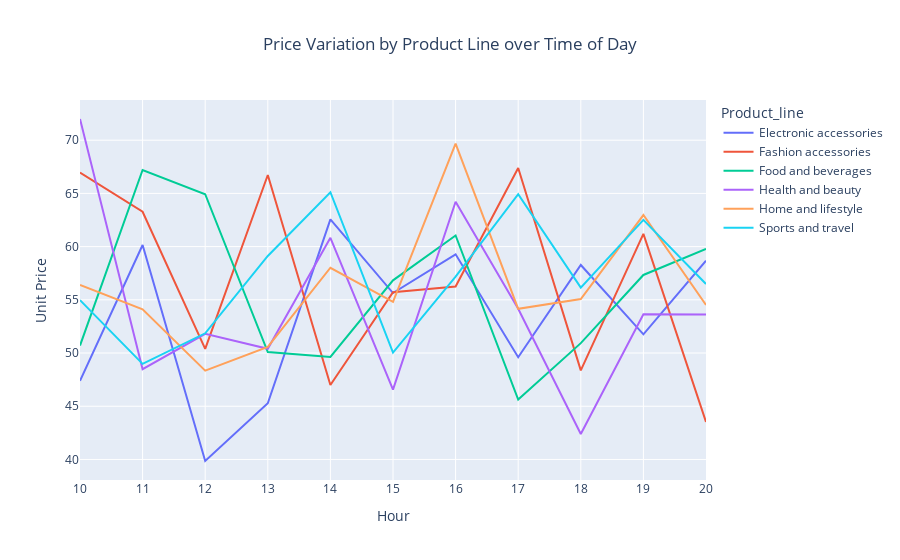

Notebook code for this chart:
### Code cell
## Visualise product line prices over time of day

times_prod = sales.groupby(["Hour", "Product_line"], as_index=False)["Unit_price"].mean()

fig2B = px.line(times_prod, x="Hour", y="Unit_price", color="Product_line", labels={
    "Unit_price" : "Unit Price"}, title="Price Variation by Product Line over Time of Day")
fig2B.update_layout(title_x=0.5)
fig2B.show()

### Figure 1 — Plotly figure (JSON) as saved in the notebook; plotly's stock layout.template omitted (floating-point values rounded to 4 significant figures)
{"data": [{"hovertemplate": "Product_line=Electronic accessories<br>Hour=%{x}<br>Unit Price=%{y}<extra></extra>", "legendgroup": "Electronic accessories", "line": {"color": "#636efa", "dash": "solid"}, "marker": {"symbol": "circle"}, "mode": "lines", "name": "Electronic accessories", "orientation": "v", "showlegend": true, "type": "scatter", "x": ["10", "11", "12", "13", "14", "15", "16", "17", "18", "19", "20"], "xaxis": "x", "y": [47.39, 60.15, 39.86, 45.28, 62.55, 55.64, 59.28, 49.6, 58.27, 51.76, 58.67], "yaxis": "y"}, {"hovertemplate": "Product_line=Fashion accessories<br>Hour=%{x}<br>Unit Price=%{y}<extra></extra>", "legendgroup": "Fashion accessories", "line": {"color": "#EF553B", "dash": "solid"}, "marker": {"symbol": "circle"}, "mode": "lines", "name": "Fashion accessories", "orientation": "v", "showlegend": true, "type": "scatter", "x": ["10", "11", "12", "13", "14", "15", "16", "17", "18", "19", "20"], "xaxis": "x", "y": [66.96, 63.28, 50.39, 66.73, 47.0, 55.71, 56.24, 67.39, 48.37, 61.19, 43.52], "yaxis": "y"}, {"hovertemplate": "Product_line=Food and beverages<br>Hour=%{x}<br>Unit Price=%{y}<extra></extra>", "legendgroup": "Food and beverages", "line": {"color": "#00cc96", "dash": "solid"}, "marker": {"symbol": "circle"}, "mode": "lines", "name": "Food and beverages", "orientation": "v", "showlegend": true, "type": "scatter", "x": ["10", "11", "12", "13", "14", "15", "16", "17", "18", "19", "20"], "xaxis": "x", "y": [50.7, 67.2, 64.92, 50.09, 49.63, 56.83, 61.05, 45.62, 50.93, 57.34, 59.79], "yaxis": "y"}, {"hovertemplate": "Product_line=Health and beauty<br>Hour=%{x}<br>Unit Price=%{y}<extra></extra>", "legendgroup": "Health and beauty", "line": {"color": "#ab63fa", "dash": "solid"}, "marker": {"symbol": "circle"}, "mode": "lines", "name": "Health and beauty", "orientation": "v", "showlegend": true, "type": "scatter", "x": ["10", "11", "12", "13", "14", "15", "16", "17", "18", "19", "20"], "xaxis": "x", "y": [71.99, 48.48, 51.8, 50.39, 60.83, 46.56, 64.21, 54.16, 42.39, 53.64, 53.62], "yaxis": "y"}, {"hovertemplate": "Product_line=Home and lifestyle<br>Hour=%{x}<br>Unit Price=%{y}<extra></extra>", "legendgroup": "Home and lifestyle", "line": {"color": "#FFA15A", "dash": "solid"}, "marker": {"symbol": "circle"}, "mode": "lines", "name": "Home and lifestyle", "orientation": "v", "showlegend": true, "type": "scatter", "x": ["10", "11", "12", "13", "14", "15", "16", "17", "18", "19", "20"], "xaxis": "x", "y": [56.39, 54.11, 48.34, 50.58, 58.01, 54.81, 69.67, 54.15, 55.07, 62.97, 54.51], "yaxis": "y"}, {"hovertemplate": "Product_line=Sports and travel<br>Hour=%{x}<br>Unit Price=%{y}<extra></extra>", "legendgroup": "Sports and travel", "line": {"color": "#19d3f3", "dash": "solid"}, "marker": {"symbol": "circle"}, "mode": "lines", "name": "Sports and travel", "orientation": "v", "showlegend": true, "type": "scatter", "x": ["10", "11", "12", "13", "14", "15", "16", "17", "18", "19", "20"], "xaxis": "x", "y": [54.98, 48.98, 51.85, 59.12, 65.11, 50.04, 57.17, 64.92, 56.15, 62.51, 56.48], "yaxis": "y"}], "layout": {"autosize": true, "legend": {"title": {"text": "Product_line"}, "tracegroupgap": 0}, "title": {"text": "Price Variation by Product Line over Time of Day", "x": 0.5}, "xaxis": {"anchor": "y", "autorange": true, "domain": [0, 1], "range": [0, 10], "title": {"text": "Hour"}, "type": "category"}, "yaxis": {"anchor": "x", "autorange": true, "domain": [0, 1], "range": [38.07, 73.78], "title": {"text": "Unit Price"}, "type": "linear"}}}
